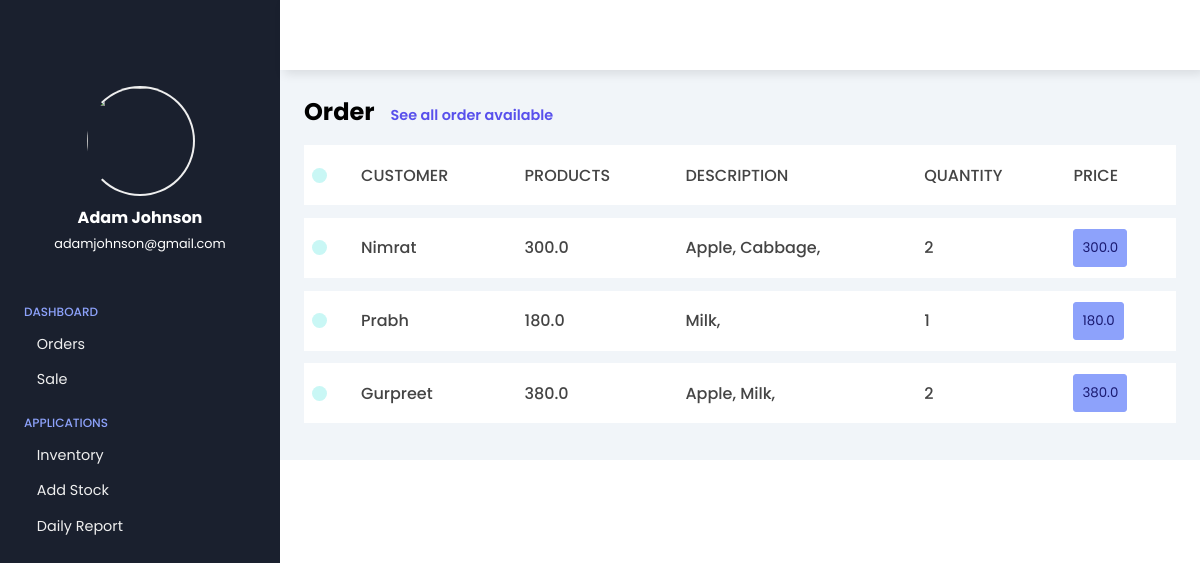
The page /orders on the database its author committed.
### staff/models.py (models this page shows, shortened)
class Order(models.Model):
    name=models.TextField(max_length=255)
    items=models.ManyToManyField(Item, related_name="items")
    created_at = models.DateTimeField(auto_now_add=True)
    is_paid=models.BooleanField()
    def __str__(self):
        return f"{self.name} : {self.created_at}"

class Item(models.Model):
    name=models.TextField(max_length=255)
    category=models.ForeignKey(Category,on_delete=models.CASCADE)
    price=models.FloatField()
    quantity=models.IntegerField()

### staff/views.py (the view)
# urls.py: path("orders",views .orderPage),
def orderPage(request):
    context = {
        'orders' : [],
    }
    orders = Order.objects.all()
    print(orders)
    for order in orders:
        temp = {
            'id' : order.id,
            "name": order.name,
            "items": [],
            "total_items" : 0
        }
        total = 0
        for item in order.items.all():
            temp_item = {
                "name" : item.name,
                "price": item.price,
            }
            total += item.price
            temp["items"].append(temp_item)
            temp["total_items"] += 1
        temp["total"]=total
        context["orders"].append(temp)
    return render(request,"order.html", context)

### staff/templates/order.html (shortened to what this page needs)
<!DOCTYPE html>
{% load static %}
<html lang="en">
<head>
    <link rel="stylesheet"
        href="https://maxst.icons8.com/vue-static/landings/line-awesome/line-awesome/1.3.0/css/line-awesome.min.css">
    <link rel="stylesheet" href="{% static 'staff\dashboard.css' %}">
</head>
<body>
    <div class="sidebar">
        <div class="sidebar-brand">
            <div class="brand-flex">
                <div class="brand-icons">
                </div>
            </div>
        </div>
        <div class="sidebar-main">
            <div class="sidebar-user">
                <img src="https://th.bing.com/th/id/OIP.UQF_ddj3AmPfUlon2g9_HAHaLG?w=115&h=180&c=7&r=0&o=5&dpr=1.3&pid=1.7"
                    alt="">
                <div>
                    <h3>Adam Johnson</h3>
                    <span>adamjohnson@gmail.com</span>
                </div>
            </div>
            <div class="sidebar-menu">
                <div class="menu-head">
                    <span>Dashboard</span>
                </div>
                <ul>
                    <li>
                        <a href="orders">
                            Orders
                        </a>
                    </li>
                    <li>
                        <a href="sale">
                            Sale
                        </a>
                    </li>
                </ul>
                <div class="menu-head">
                    <span>Applications</span>
                </div>
                <ul>
                    <li>
                        <a href="inventory">
                            Inventory
                        </a>
                    </li>
                    <li>
                        <a href="inventory">
                            Add Stock
                        </a>
                    </li>
                    <li>
                        <a href="">
                            Daily Report
                        </a>
                    </li>
                </ul>
            </div>
        </div>
    </div>
    <div class="main-content">
        <header>
            <div class="header-icons">
            </div>
        </header>
        <main>
            <div class="jobs">
                <h2>Order<small>See all order available </small></h2>
                <div class="table-responsive">
                    <table width="100%">
                        <tbody>
                            <tr>
                                <td>
                                    <div>
                                        <span class="indicator"></span>
                                    </div>
                                </td>
                                <td>
                                    <div>
                                        CUSTOMER
                                    </div>
                                </td>
                                <td>
                                    <div>
                                        PRODUCTS
                                    </div>
                                </td>
                                <td>
                                    <div>
                                        DESCRIPTION
                                    </div>
                                </td>
                                <td>
                                    <div>
                                        QUANTITY
                                    </div>
                                </td>
                                <td>
                                    <div>
                                        PRICE
                                    </div>
                                </td>
                            </tr>
                            {% for order in orders %}
                            <tr>
                                <td>
                                    <div>
                                        <span class="indicator"></span>
                                    </div>
                                </td>
                                <td>
                                    <div>
                                        {{ order.name|capfirst }}
                                    </div>
                                </td>
                                <td>
                                    <div>
                                        {{ order.total }}
                                    </div>
                                </td>
                                <td>
                                    <div>
                                        {% for item in order.items %}
                                           {{item.name| capfirst}},
                                        {% endfor %}
                                    </div>
                                </td>
                                <td>
                                    <div>
                                        {{ order.total_items }}
                                    </div>
                                </td>
                                <td>
                                    <div>
                                        <button>{{ order.total }}</button>
                                    </div>
                                </td>
                            </tr>
                            {% endfor %}
                        </tbody>
                    </table>
                </div>
            </div>
        </main>
    </div>
</body>
</html>

### staff/static/staff/dashboard.css (style rules this page uses)
:root { --color-main: #1a202e; }
* { font-family: 'poppins', sans-serif; box-sizing: border-box; text-decoration: none; list-style-type: none; margin: 0; padding: 0; }
body { overflow-x: hidden; }
.sidebar { width: 280px; position: fixed; left: 0; top: 0; height: 100%; padding: 1rem 1.5rem; background: var(--color-main); color: #fff; z-index: 20; transition: left 300ms; }
.sidebar-brand { height: 70px; }
.brand-flex { display: flex; justify-content: space-between; align-items: center; }
.sidebar-user { margin: 1rem 0rem 0rem 1rem 0rem; text-align: center; }
.sidebar-user img { width: 110px; height: 110px; border-radius: 50%; border-left: 2px solid transparent; border-right: 2px solid #efefef; border-bottom: 2px solid #efefef; border-top: 2px solid #efefef; }
.sidebar-user h3 { font-size: 1rem; }
.sidebar-user span { font-size: .8rem; }
.sidebar-menu { margin-top: 3rem; }
.menu-head { text-transform: uppercase; color: #8da2fb; font-size: .75rem; font-weight: 500; margin-bottom: .8rem; }
.sidebar-menu ul { margin-bottom: 1.5rem; }
.sidebar-menu li { margin-bottom: .9rem; }
.sidebar-menu li a { color: #efefef; font-size: .9rem; display: flex; align-items: center; }
header { height: 70px; display: flex; justify-content: space-between; align-items: center; padding: 1rem 1.5rem; position: fixed; left: 280px; width:calc(100% - 280px); top: 0; z-index: 20; background: #fff; box-shadow: 4px 4px 10px rgba(0,0,0,0.1); transition: left 300ms; }
.main-content { margin-left: 280px; transition: margin-left 300ms; }
main { padding: 1.5rem; background: #f1f5f9; min-height: cqlc(100vh - 70px); margin-top: 70px; }
.jobs h2 small { color: #5850ec; font-weight: 600; display: inline-block; margin-left: 1rem; font-size: .9rem; }
.jobs table { border-collapse: collapse; margin-top: 1rem; overflow-x: auto; }
span.indicator { background: #c9f7f5; height: 15px; width: 15px; border-radius: 50%; }
.jobs table td div { background: #fff; margin-bottom: .8rem; height: 60px; display: flex; align-items: center; padding: .5rem; font-size: 1rem; color: #444; font-weight: 500; }
table button { background: #8da2fb; color: midnightblue; border: 1px solid #8da2fb; padding: .5rem; border-radius: 3px; }

### rows shown on the page
Order: name "Nimrat"
Item: name "Apple" "Apple"
Item: name "Cabbage"
Order: name "Prabh"
Item: name "Milk" "Milk"
Order: name "Gurpreet"

### other values the page prints
{{ order.total }} "300.0" "180.0" "380.0"
{{ order.total_items }} "2" "1" "2"
